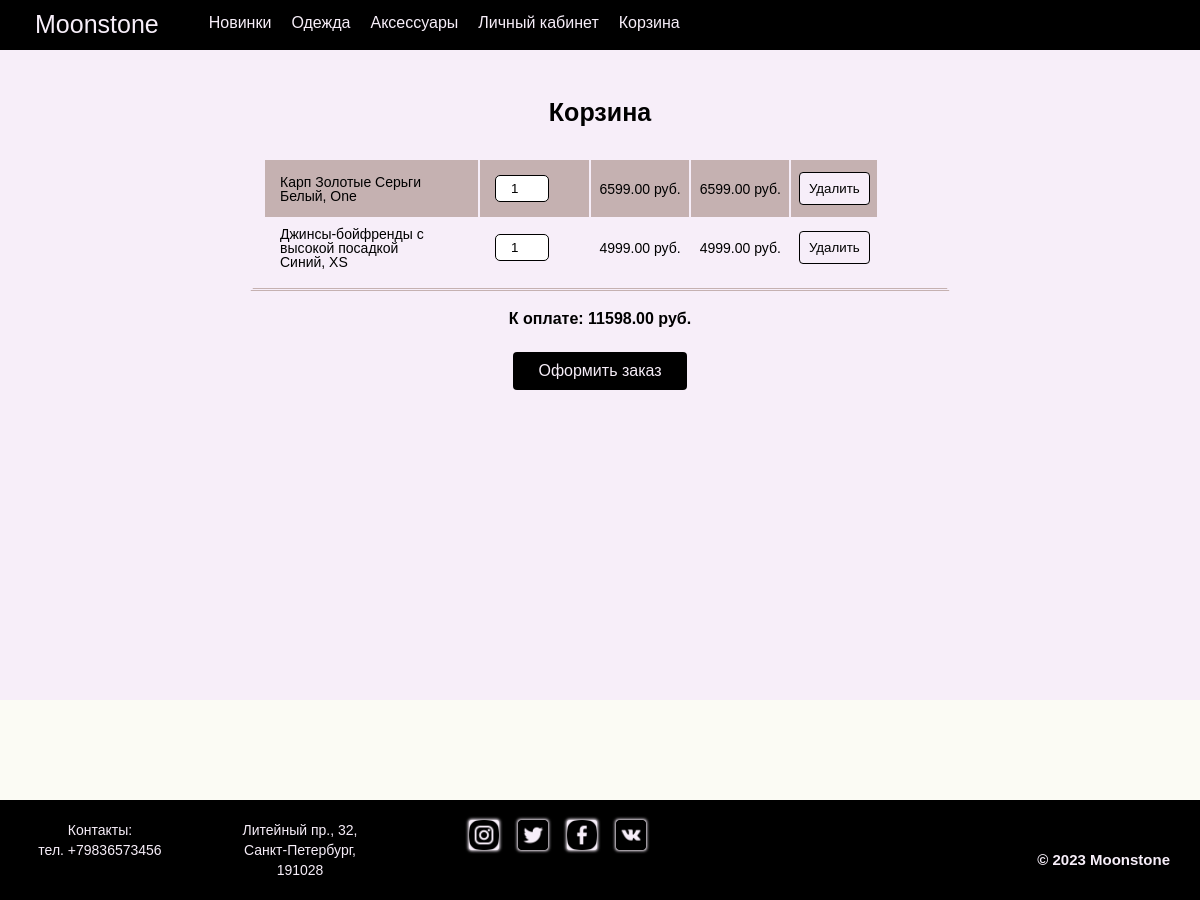
The page /cart/ (signed in) on the database as committed earlier.
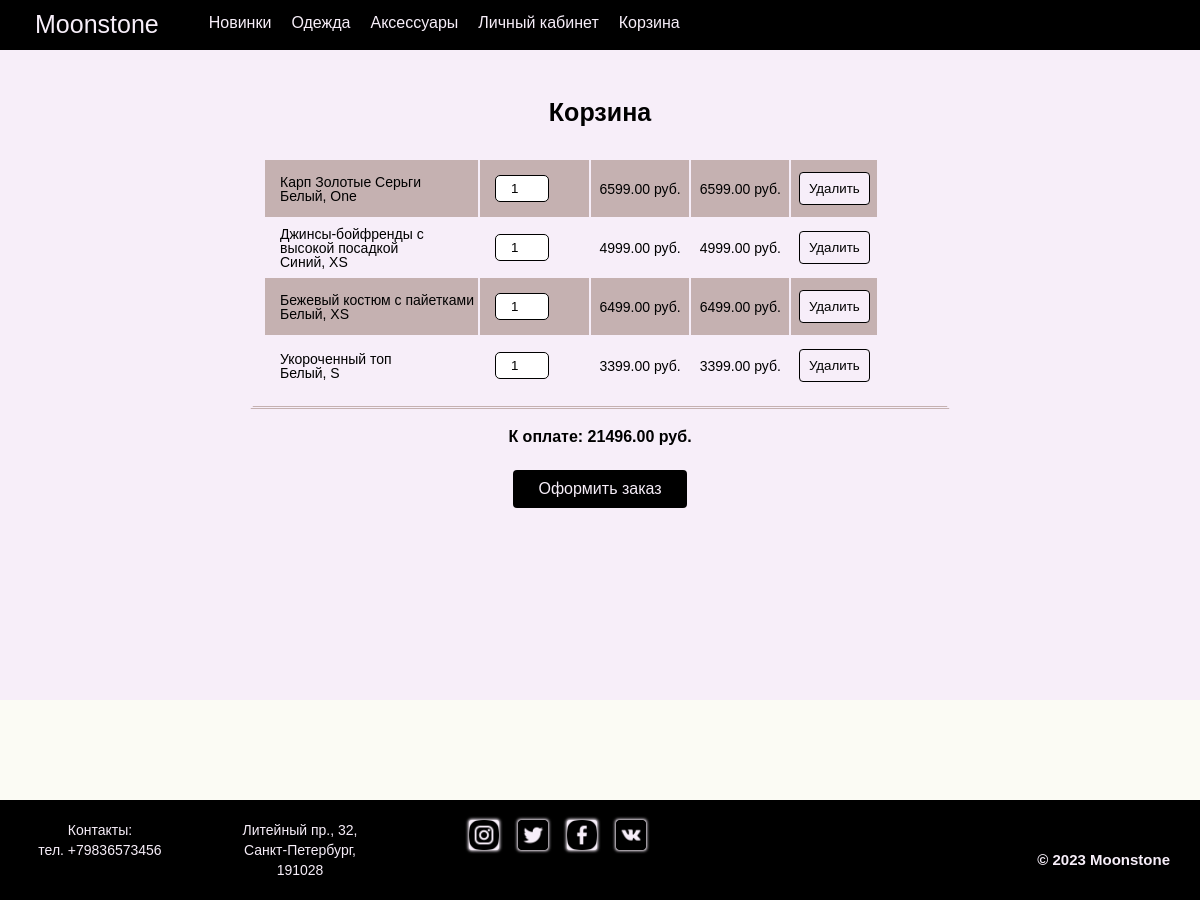
The same page on the database as committed later.
### shop/models.py (models this page shows, shortened)
class Cart(models.Model):
    user = models.ForeignKey(User, on_delete=models.CASCADE)
    product = models.ForeignKey(Product, on_delete=models.CASCADE)
    quantity = models.IntegerField(default=1)
    created_at = models.DateTimeField(auto_now_add=True)
    color = models.CharField(max_length=50, default='Белый', null=True)
    size = models.CharField(max_length=20, default='One',null=True)
    def get_total_price(self):
        return self.product.price * self.quantity
    def get_cart_total(self):
        return sum(item.get_total_price() for item in Cart.objects.filter(user=self.user))

class Product(models.Model):
    CATEGORY_CHOICES = (
        ('clothing', 'Clothing'),
        ('accessories', 'Accessories'),
    )
    category = models.CharField(max_length=20, choices=CATEGORY_CHOICES,default='Clothing', null=True)
    name = models.CharField(max_length=255)
    description = models.TextField()
    price = models.DecimalField(max_digits=10, decimal_places=2)
    image = models.ImageField(upload_to='product_images', storage=fs)
    color = models.CharField(max_length=50, default='Белый', null=True)
    size = models.CharField(max_length=20, default='One',null=True)
    class Meta:
        ordering = ['-id']

### shop/views.py (the view, shortened to what this page needs)
# urls.py: path('cart/', views.cart_detail, name='cart_detail'),
@login_required
def cart_detail(request):
    cart = Cart.objects.filter(user=request.user).all()
    context = {
        'cart': cart,
    }
    return render(request, 'shop/cart_detail.html', context)

### templates/shop/cart_detail.html (shortened to what this page needs)
{% extends 'shop/base.html' %}
{% load static %}
{% block content %}
<div class="cart__body">
  <h1>Корзина</h1>
  {% if cart %}
  <table>
    <tbody>
      {% for item in cart %}
      <tr>
        <td>{{ item.product.name }} <br> {{ item.color }}, {{ item.size }}</td>
        <td>
          <form method="POST" action="{% url 'shop:cart_detail' %}" class="update-form">
            <input type="number" name="quantity" value="{{ item.quantity }}" min="1" max="10" step="1" class="quantity-input">
          </form>
        </td>
        <td class="price">{{ item.product.price }} руб.</td>
        <td class="total-price">{{ item.get_total_price }} руб.</td>
        <td>
          <form method="POST" action="{% url 'shop:cart_detail' %}">
            <button class="cart__delete" type="submit">Удалить</button>
          </form>
        </td>
      </tr>
      {% endfor %}
    </tbody>
  </table>
  <p class="cart__price">К оплате: {{ cart.0.get_cart_total }} руб.</p>
  <form class="cart__checkout" method="post" action="{% url 'shop:checkout' %}">
    <button class="cart__checkout__button">Оформить заказ</button>
  </form>
  {% else %}
  <div class="button__cart">
    <p>В вашей корзине нет покупок</p>
    <button class="button__cart__get"> <a href="{% url 'shop:product_list_2' %}" class="btn btn-primary">Перейти к покупкам</a></button>
  </div>
  {% endif %}
</div>
{% endblock %}

### templates/shop/base.html (shortened to what this page needs)
{% load static %}
<!DOCTYPE html>
<html lang="ru">
		<link rel="stylesheet" type="text/css" href="{% static 'css/style.css' %}">
		<link rel="stylesheet" type="text/css" href="{% static 'css/shop/desktop.css' %}">
		<link rel="stylesheet" type="text/css" href="{% static 'css/shop/mobile.css' %}">
		<link rel="stylesheet" type="text/css" href="{% static 'css/shop/netbook.css' %}">
		<link rel="stylesheet" type="text/css" href="{% static 'css/shop/tablet.css' %}">
	</head>
	<body>
		<header>
			{% include 'includes/header.html' %}
		</header>
        <main class="main">
            {% block content %}
            {% endblock %}
        </main>
	    <footer class="contacts">
			{% include 'includes/footer.html' %}
		</footer>
	</body>
</html>

### templates/includes/header.html (shortened to what this page needs)
{% load static %}
<header>
  <div class="header__container">
    <div class="header__outer">
      <div class="header__inner">
        <a class="header__logo" href="{% url 'shop:shop' %}">
          Moonstone
        </a>
        <nav class="header__nav">
          <ul class="header__list">
            <li class="top__level">
              <a href="{% url 'shop:product_list_1' %}">
                Новинки
              </a>
            </li>
            <li class="top__level">
              <a href="{% url 'shop:product_list_2' %}">
                Одежда
              </a>
            </li>
            <li class="top__level">
              <a href="{% url 'shop:product_list_3' %}">
                Аксессуары
              </a>
            </li>
            <li class="top__level">
              <a href="{% url 'shop:account_detail' %}">
                Личный кабинет
              </a>
            </li>
            <li class="top__level">
              <a href="{% url 'shop:cart_detail' %}">
                Корзина
              </a>
            </li>
          </ul>
        </nav>
      </div>
    </div>
  </div>
</header>

### templates/includes/footer.html (shortened to what this page needs)
{% load static %}
<footer class="contacts">
    <div class="contacts__container">
        <div class="contacts__item contacts__item__1">
            <p>Контакты:</p>
            <p>тел. +79836573456</p>
        </div>
        <div class="contacts__item contacts__item__2" >
            <p>Литейный пр., 32,<br> Санкт-Петербург, <br> 191028</p>
        </div>
        <div class="contacts__item contacts__item__3">
            <a target="_blank" href="https://instagram.com">
                <img src="{% static 'img/icon6.png' %}"  alt="" height="30px">
            </a>
            <a target="_blank" href="https://twitter.com">
                <img src="{% static 'img/icon7.png' %}"  alt="" height="30px">
            </a>
            <a target="_blank" href="https://facebook.com">
                <img src="{% static 'img/icon5.png' %}" alt="" height="30px">
            </a>
            <a target="_blank" href="https://vk.com">
                <img src="{% static 'img/icon9.png' %}"  alt="" height="30px">
            </a>
        </div>
        <div class="contacts__item contacts__item__4" >
            <p class="logo">© 2023 Moonstone</p>
        </div>
        </div>
</footer>

### static/css/style.css (style rules this page uses)
* { padding: 0; margin: 0; border: 0; }
*, *:before, *:after { -moz-box-sizing: border-box; -webkit-box-sizing: border-box; box-sizing: border-box; }
nav, footer, header, aside { display: block; }
html, body { height: 100%; width: 100%; font-size: 100%; line-height: 1; font-size: 14px; -ms-text-size-adjust: 100%; -moz-text-size-adjust: 100%; -webkit-text-size-adjust: 100%; }
input, button, textarea { font-family: inherit; }
button { cursor: pointer; }
a, a:visited { text-decoration: none; }
ul li { list-style: none; }
img { vertical-align: top; }
h1, h2, h3, h4, h5, h6 { font-size: inherit; font-weight: 400; }
body { font-family: 'Gilroy-Medium', sans-serif; min-height: 100vh; height: 100%; }
main { max-width: 100%; min-height: calc(100vh); background-color: #FBFBF4; }
header { background-color: #000000; height: 50px; position: fixed; top: 0; left: 0; width: 100%; z-index: 999; display: flex; justify-content: space-between; }
.header__container { background-color: #000000; height: 50px; max-width: 100%; }
.header__inner { padding: 5px; display: flex; justify-content: flex-end; align-items: left; height: 100%; }
.header__logo { color: #f7eef9; padding-top: 7px; font-size: 25px; margin-left: 30px; margin-right: 20px; }
.header__list { display: flex; justify-content: space-between; align-items: center; max-width: 100%; margin: 0 auto; padding: 0 20px; height: 100%; box-sizing: border-box; justify-content: flex-start; }
.top__level { display: inline; }
.top__level a { color: #f7eef9; font-size: 16px; display: inline-block; padding: 10px; }
.contacts { background-color: #000000; color: #f7eef9; font-size: 14px; text-align: center; position: relative; left: 0; bottom: 0; max-width: 100%; height: 100px; line-height: 20px; }
.contacts__container { display: flex; max-width: 100%; padding-top: 20px; }
.contacts__item__1 { flex-basis: 200px; }
.contacts__item__2 { flex-basis: 200px; }
.contacts__item__3 { flex-basis: 300px; }
.contacts__item__4 { flex-basis: 300px; }
.contacts__item a { color: #f7eef9; }
.contacts__item img { box-shadow: 0 0 3px 1px #f7eef9; border-radius: 3px; background-color: #f7eef9; margin-left: 15px; }
.logo { font-weight: 600; font-size: 15px; position: absolute; right: 30px; bottom: 30px; }
.cart__body { background-color: #f7eef9; padding-top: 50px; position: relative; height: 700px; padding-bottom: 100px; text-align: center; max-width: 100%; }
.cart__body h1 { padding-top: 50px; padding-bottom: 20px; font-size: 25px; font-weight: 700; }
.cart__body table { table-layout: auto; max-width: 700px; margin: 0 auto; border-collapse: collapse; border: 3px solid #f7eef9; max-height: 300px; overflow-y: auto; display: flex; border-bottom: 3px solid #c5b1b1; border-style: double; padding: 10px; }
.cart__body tr { height: 50px; text-align: left; padding-left: 20px; border: 2px solid #f7eef9; }
.cart__body tr:nth-child(odd) { background-color: #c5b1b1; }
.cart__body tr:nth-child(even) { background-color: #f7eef9; }
.cart__body td { border: 2px solid #f7eef9; text-align: center; }
.cart__body td:first-child { width: 35%; padding-left: 15px; text-align: left; }
.cart__body form input[type="number"] { display: block; width: 50%; padding: 5px; margin: 15px; border: 1px solid #000; border-radius: 5px; text-align: center; }
.cart__delete { padding: 8px 9px; border: 1px solid #000; border-radius: 4px; background-color: #f7eef9; }
.cart__price { padding-top: 20px; font-size: 16px; font-weight: 700; }
.cart__checkout { margin: 20px; padding: 5px 25px; border-radius: 4px; color: #f7eef9; font-size: 16px; }
.cart__checkout__button { padding: 10px 25px; border-radius: 4px; background-color: #000000; color: #f7eef9; font-size: 16px; }
.history__body table, th, td { border: 1px solid #f7eef9; }

Rows that differ between the two databases and show on the page:
computed for Cart "One": user+product+quantity "11598.00" → "21496.00"
added Cart: product.name "Бежевый костюм с пайетками", color "Белый", size "XS", quantity "1", product.price "6499.00", get_total_price "6499.00"
added Cart: product.name "Укороченный топ", color "Белый", size "S", quantity "1", product.price "3399.00", get_total_price "3399.00"
